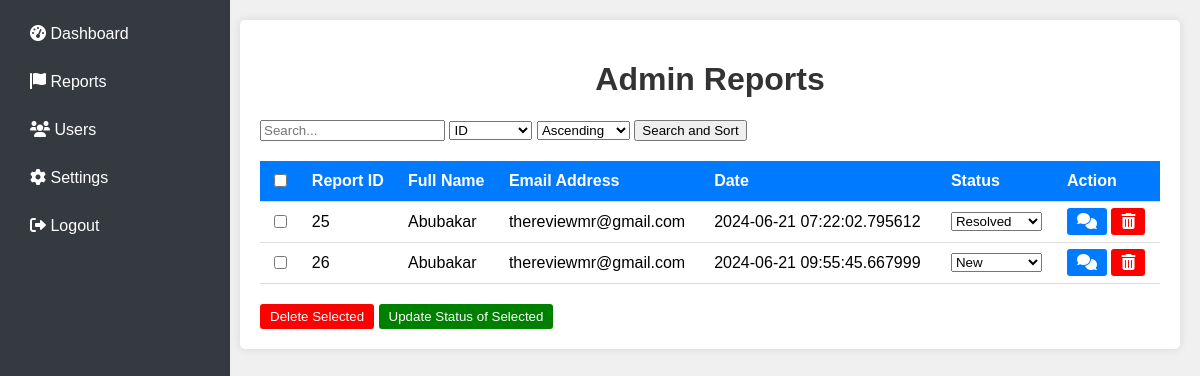
Screenshot of /admin/reports (signed in) with the database file from the repository.
### app.py (models this page shows)
class Report(db.Model):
    id = db.Column(db.Integer, primary_key=True)
    user_id = db.Column(db.Integer, db.ForeignKey('user.id'), nullable=False)
    chat_log = db.Column(db.Text, nullable=False)
    date = db.Column(db.DateTime, nullable=False, default=datetime.utcnow)
    evidence_filename = db.Column(db.String(200), nullable=True)
    status = db.Column(db.String(50), nullable=False, default='Pending')  # New status column

class User(UserMixin, db.Model):
    id = db.Column(db.Integer, primary_key=True)
    fullname = db.Column(db.String(100), nullable=False)
    email = db.Column(db.String(100), unique=True, nullable=False)
    password = db.Column(db.String(100), nullable=False)
    is_admin = db.Column(db.Boolean, default=False)
    reports = db.relationship('Report', backref='user', lazy=True)

### app.py (the view, shortened to what this page needs)
@app.route('/admin/reports', methods=['GET'])
def admin_reports():
    if 'user_id' not in session:
        return redirect(url_for('login'))
    user_id = session['user_id']
    current_user = User.query.get(user_id)
    if not current_user.is_admin:
        return redirect(url_for('login'))
    search_query = request.args.get('search', '')
    sort_by = request.args.get('sort_by', 'id')
    sort_order = request.args.get('sort_order', 'asc')
    query = Report.query.join(User)
    if sort_by == 'id':
        query = query.order_by(Report.id.desc() if sort_order == 'desc' else Report.id.asc())
    elif sort_by == 'fullname':
        query = query.order_by(User.fullname.desc() if sort_order == 'desc' else User.fullname.asc())
    elif sort_by == 'email':
        query = query.order_by(User.email.desc() if sort_order == 'desc' else User.email.asc())
    elif sort_by == 'date':
        query = query.order_by(Report.date.desc() if sort_order == 'desc' else Report.date.asc())
    reports = query.all()
    return render_template('admin_reports.html', reports=reports, search_query=search_query, sort_by=sort_by, sort_order=sort_order)

### templates/admin_reports.html (shortened to what this page needs)
<!DOCTYPE html>
<html lang="en">
<head>
    <link rel="stylesheet" href="https://cdnjs.cloudflare.com/ajax/libs/font-awesome/6.0.0-beta3/css/all.min.css">
</head>
<body>
    <div class="sidebar">
        <a href="{{ url_for('admin_dashboard') }}"><i class="fas fa-tachometer-alt"></i> Dashboard</a>
        <a href="{{ url_for('admin_reports') }}"><i class="fas fa-flag"></i> Reports</a>
        <a href="{{ url_for('admin_users') }}"><i class="fas fa-users"></i> Users</a>
        <a href="{{ url_for('admin_settings') }}"><i class="fas fa-cog"></i> Settings</a>
        <a href="{{ url_for('logout') }}"><i class="fas fa-sign-out-alt"></i> Logout</a>
    </div>
    <div class="main-content">
        <div class="container">
            <h1>Admin Reports</h1>
            <form method="get" action="{{ url_for('admin_reports') }}">
                <input type="text" name="search" placeholder="Search..." value="{{ search_query }}">
                <select name="sort_by">
                    <option value="id" {% if sort_by == 'id' %}selected{% endif %}>ID</option>
                </select>
                <select name="sort_order">
                    <option value="asc" {% if sort_order == 'asc' %}selected{% endif %}>Ascending</option>
                </select>
                <button type="submit">Search and Sort</button>
            </form>
            <form method="post" action="{{ url_for('bulk_action') }}">
                <table>
                    <thead>
                        <tr>
                            <th><input type="checkbox" id="select-all"></th>
                            <th>Report ID</th>
                            <th>Full Name</th>
                            <th>Email Address</th>
                            <th>Date</th>
                            <th>Status</th>
                            <th>Action</th>
                        </tr>
                    </thead>
                    <tbody>
                        {% for report in reports %}
                        <tr>
                            <td><input type="checkbox" name="selected_reports" value="{{ report.id }}"></td>
                            <td>{{ report.id }}</td>
                            <td>{{ report.user.fullname }}</td>
                            <td>{{ report.user.email }}</td>
                            <td>{{ report.date }}</td>
                            <td>
                                <select name="status_{{ report.id }}">
                                    <option value="New" {% if report.status == 'New' %}selected{% endif %}>New</option>
                                    <option value="Resolved" {% if report.status == 'Resolved' %}selected{% endif %}>Resolved</option>
                                </select>
                            </td>
                            <td>
                                <a href="{{ url_for('admin_view_chat_log', report_id=report.id) }}" class="icon-btn icon-btn-primary"><i class="fas fa-comments"></i></a>
                                <a href="{{ url_for('delete_report', report_id=report.id) }}" class="icon-btn icon-btn-danger"><i class="fas fa-trash-alt"></i></a>
                            </td>
                        </tr>
                        {% endfor %}
                    </tbody>
                </table>
                <div style="margin-top: 20px;">
                    <button type="submit" name="action" value="delete" class="icon-btn icon-btn-danger">Delete Selected</button>
                    <button type="submit" name="action" value="update_status" class="icon-btn icon-btn-success">Update Status of Selected</button>
                </div>
            </form>
        </div>
    </div>
</body>
</html>

### templates/admin_reports.html (style rules this page uses)
body { font-family: Arial, sans-serif; background-color: #f0f0f0; margin: 0; padding: 0; display: flex; }
.sidebar { width: 200px; background-color: #343a40; padding: 15px; height: 100vh; position: fixed; }
.sidebar a { color: white; display: block; padding: 10px 15px; text-decoration: none; margin-bottom: 10px; border-radius: 5px; }
.main-content { margin-left: 220px; padding: 20px; width: calc(100% - 220px); }
.container { background-color: #fff; padding: 20px; border-radius: 5px; box-shadow: 0 0 10px rgba(0, 0, 0, 0.1); }
h1 { text-align: center; color: #333; }
table { width: 100%; border-collapse: collapse; margin-top: 20px; }
th, td { padding: 10px; border-bottom: 1px solid #ddd; text-align: left; }
th { background-color: #007bff; color: #fff; }
.icon-btn { padding: 5px 10px; border: none; border-radius: 3px; color: white; cursor: pointer; transition: background-color 0.3s; }
.icon-btn-primary { background-color: #007bff; }
.icon-btn-danger { background-color: red; }
.icon-btn-success { background-color: green; }

### rows the page displays
Report: id "25", user.fullname "Abubakar", user.email "thereviewmr@gmail.com", date "2024-06-21 07:22:02.795612", status+id "Resolved"
Report: id "26", user.fullname "Abubakar", user.email "thereviewmr@gmail.com", date "2024-06-21 09:55:45.667999", id "New"
